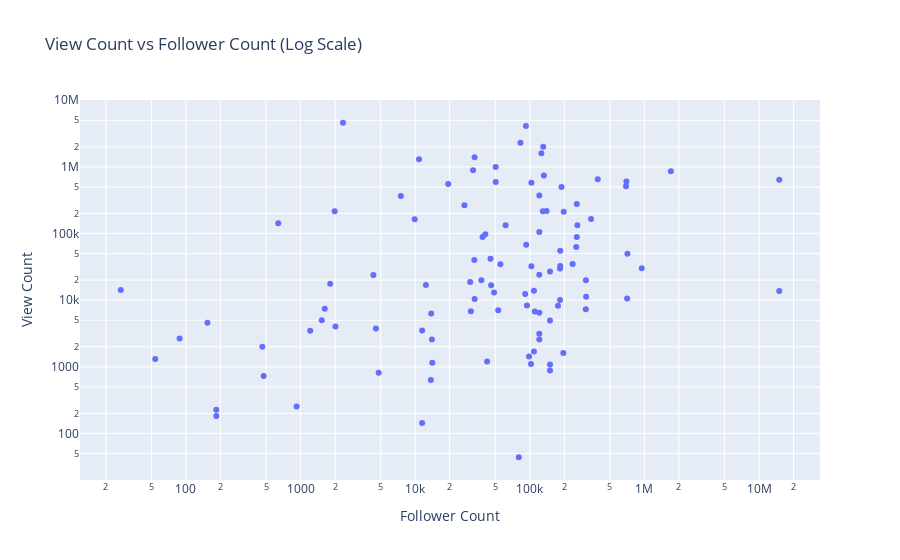

The notebook cell saved with this chart:
### Code cell
# Convert follower_count to a numeric type if not already numeric
df['follower_count'] = pd.to_numeric(df['follower_count'], errors='coerce')

# Convert follower_count to a numeric type if not already numeric
df['follower_count'] = pd.to_numeric(df['follower_count'], errors='coerce')

# Sort the DataFrame by follower_count in ascending order
df = df.sort_values(by='follower_count', ascending=True)

# Create an interactive scatter plot with Plotly and log scale on both axes
fig = px.scatter(df, 
                 x='follower_count', 
                 y='view_count', 
                 hover_name='username',  # Display username when hovering
                 labels={'follower_count': 'Follower Count', 'view_count': 'View Count'},
                 title='View Count vs Follower Count (Log Scale)',
                 log_x=True,  # Apply logarithmic scale to x-axis
                 log_y=True)  # Apply logarithmic scale to y-axis

# Show the plot
fig.show()

### Figure 1 — Plotly figure (JSON) as saved in the notebook; plotly's stock layout.template omitted (floating-point values rounded to 4 significant figures)
{"data": [{"hovertemplate": "<b>%{hovertext}</b><br><br>Follower Count=%{x}<br>View Count=%{y}<extra></extra>", "hovertext": ["tbeemarketing", "idsoup", "thebizygroup", "ecodriveofficial", "organic.kiwify", "organic.kiwify", "baguettepr", "gennadiynadirov", "cellfoodswithsol", "justwilliamstern", "tomjcowell", "ciphersdigital", "forkthewaffle", "imprintdigital", "nomad_brad_503", "benwjeffrie", "azhgroup", "noshenprojects", "doolybabyyyy", "beckertmarketing", "princemk.l", "jimfoster50", "4timecreatives", "meaganawilliamson", "nico_essig", "curatedbyange", "txped_official", "kelseyvetterco", "farka.hn", "lancebachmann", "brandsauce.co", "insight4startups", "fellfromhelll", "virtuososthreads", "socialhit_", "thedfrntagency", "itsryanto", "itsryanto", "thebradball", "jordanbownteaches", "simplyorgfoods", "j0nnym0", "madecreativeco", "casuallyalluring", "falter.media", "conversion.doc", "conversion.doc", "alex.rob.v", "hkvibin", "adamcbenjamin", "katiessidehustles", "inspiredmediaco", "durumalarms", "kieranstainton", "heyimtran", "withjayarose", "digitaldropshipping", "realprincemakaveli", "beausbrain", "beausbrain", "lacedmedia", "lacedmedia", "marc_verdu", "itssavannahjordan", "itssavannahjordan", "itssavannahjordan", "itssavannahjordan", "itssavannahjordan", "itssavannahjordan", "mr.paidsocial", "artlist.io", "therobbiemurray", "brandon_.marketing", "kohisocial", "modernmarketing", "modernmarketing", "modernmarketing", "modernmarketing", "leilahormozi", "orenmeetsworld", "orenmeetsworld", "lo_silver", "lo_silver", "makemoneywithmarie", "youraveragetechbro", "skylargraceco", "rixirising", "neilpatel", "abbyxconway", "abbyxconway", "kanekallaway", "gp_talks", "brandnat", "jtbarnett", "myrongoldenclip", "iamnicorojas", "trainbloom", "theicedcoffeehour", "tplanes", "samdespo", "ahormozi", "christopherclaflin", "garyvee", "garyvee"], "legendgroup": "", "marker": {"color": "#636efa", "symbol": "circle"}, "mode": "markers", "name": "", "orientation": "v", "showlegend": false, "type": "scatter", "x": [27, 54, 88, 154, 184, 184, 464, 477, 639, 924, 1214, 1532, 1626, 1813, 1984, 2014, 2346, 4317, 4545, 4800, 7500, 9903, 10800, 11500, 11500, 12400, 13700, 13800, 14000, 14100, 19400, 26900, 30200, 30600, 32000, 32800, 33000, 33000, 37800, 38700, 40900, 42400, 45400, 46000, 48800, 50400, 50400, 53000, 55400, 61500, 80200, 82900, 91200, 92500, 93000, 94500, 98500, 102400, 103200, 103200, 108700, 108700, 110600, 121000, 121000, 121000, 121000, 121000, 121000, 126100, 129900, 130900, 132600, 140100, 150000, 150000, 150000, 150000, 176100, 183600, 183600, 184200, 184200, 188900, 196100, 197700, 236500, 254100, 257100, 257100, 260000, 308200, 308700, 309900, 342100, 391300, 690700, 696200, 706300, 710400, 947700, 1700000, 15000000, 15000000], "xaxis": "x", "y": [14200, 1308, 2656, 4588, 183, 228, 2007, 731, 142700, 254, 3478, 4982, 7447, 17600, 216600, 4027, 4600000, 23900, 3747, 814, 367000, 164200, 1300000, 3512, 144, 16900, 635, 6313, 2565, 1153, 555300, 266300, 18800, 6798, 891500, 40200, 10400, 1400000, 20000, 88900, 97400, 1206, 42000, 16800, 13100, 595400, 1000000, 7040, 34700, 133800, 44, 2300000, 12400, 4100000, 68000, 8293, 1434, 1101, 576900, 32200, 1701, 13900, 6741, 6490, 2574, 105200, 24000, 370900, 3125, 1600000, 216400, 2000000, 745000, 218900, 885, 1083, 27000, 4980, 8266, 10100, 29800, 32600, 55200, 499300, 1611, 213000, 34900, 62800, 276700, 88900, 133000, 7293, 19900, 11300, 165800, 652700, 513000, 603200, 10600, 49800, 30100, 858600, 639700, 13700], "yaxis": "y"}], "layout": {"legend": {"tracegroupgap": 0}, "title": {"text": "View Count vs Follower Count (Log Scale)"}, "xaxis": {"anchor": "y", "domain": [0, 1], "title": {"text": "Follower Count"}, "type": "log"}, "yaxis": {"anchor": "x", "domain": [0, 1], "title": {"text": "View Count"}, "type": "log"}}}
